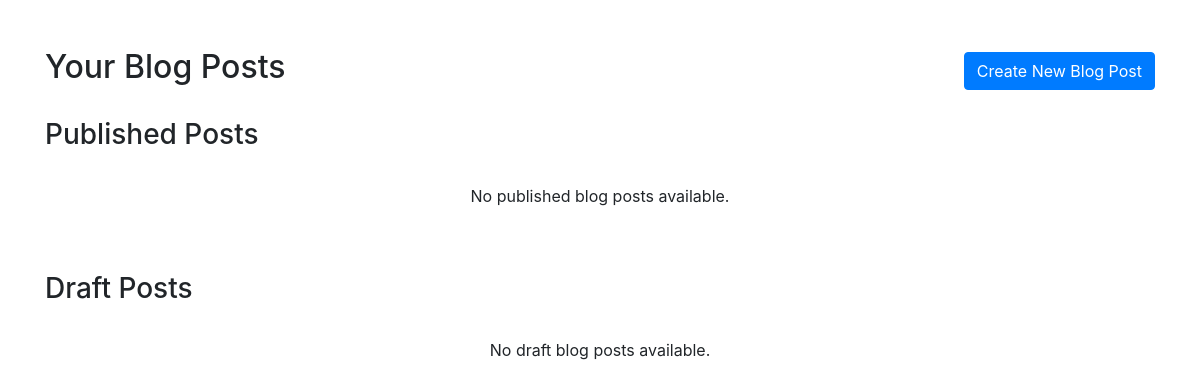
The app's page /doctor-blogs/ (signed in), older data.
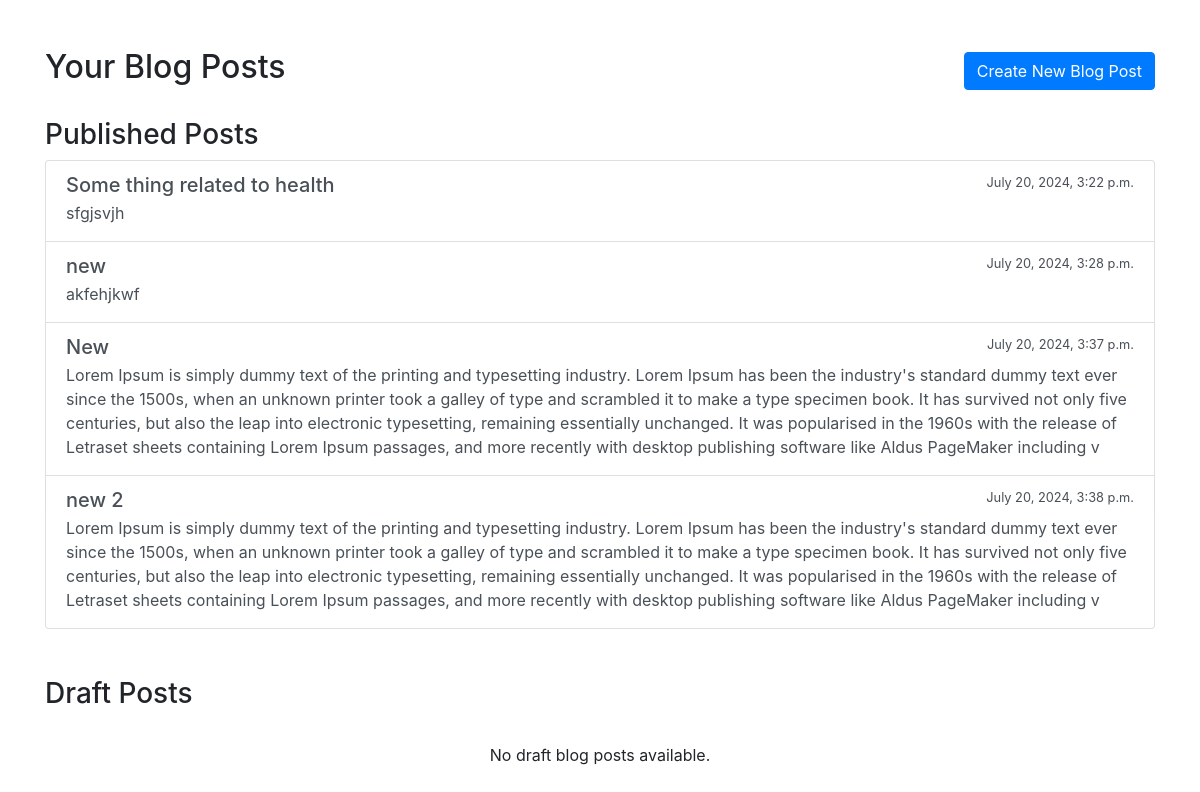
The same page, newer data.
### accounts/models.py (models this page shows, shortened)
class BlogPost(models.Model):
    title = models.CharField(max_length=200)
    image = models.ImageField(upload_to='blog_images/')
    category = models.ForeignKey(Category, on_delete=models.CASCADE)
    summary = models.TextField(max_length=500)
    content = models.TextField()
    author = models.ForeignKey(User, on_delete=models.CASCADE)
    draft = models.BooleanField(default=True)
    created_at = models.DateTimeField(auto_now_add=True)
    updated_at = models.DateTimeField(auto_now=True)

### accounts/views.py (the view)
# urls.py: path('doctor-blogs/', doctor_blog_list, name='doctor_blog_list'),
def doctor_blog_list(request):
    if not request.user.is_doctor:
        return HttpResponseForbidden("You are not authorized to view this page.")
    published_posts = BlogPost.objects.filter(author=request.user, draft=False)
    draft_posts = BlogPost.objects.filter(author=request.user, draft=True)
    return render(request, 'doctor_blog_list.html', {
        'published_posts': published_posts,
        'draft_posts': draft_posts
    })

### templates/doctor_blog_list.html (shortened to what this page needs)
<!DOCTYPE html>
<html lang="en">
<head>
    <link href="https://stackpath.bootstrapcdn.com/bootstrap/4.5.2/css/bootstrap.min.css" rel="stylesheet">
</head>
<body>
    <div class="container mt-5">
        <div class="d-flex justify-content-between align-items-center mb-4">
            <h2>Your Blog Posts</h2>
            <a href="{% url 'create_blog_post' %}" class="btn btn-primary">Create New Blog Post</a>
        </div>
        <h3>Published Posts</h3>
        <div class="list-group mb-5">
            {% for post in published_posts %}
                <a href="{% url 'blog_detail' post.id %}" class="list-group-item list-group-item-action">
                    <div class="d-flex w-100 justify-content-between">
                        <h5 class="mb-1">{{ post.title }}</h5>
                        <small>{{ post.created_at|date:"F j, Y, g:i a" }}</small>
                    </div>
                    <p class="mb-1">{{ post.summary }}</p>
                </a>
            {% endfor %}
            {% if not published_posts %}
                <p class="text-center mt-4">No published blog posts available.</p>
            {% endif %}
        </div>
        <h3>Draft Posts</h3>
        <div class="list-group">
            {% if not draft_posts %}
                <p class="text-center mt-4">No draft blog posts available.</p>
            {% endif %}
        </div>
    </div>
</body>
</html>

Row changes from the older to the newer data that the page shows:
added BlogPost: title "Some thing related to health", created_at "July 20, 2024, 3:22 p.m.", summary "sfgjsvjh"
added BlogPost: title "new", created_at "July 20, 2024, 3:28 p.m.", summary "akfehjkwf"
added BlogPost: title "New", created_at "July 20, 2024, 3:37 p.m.", summary "Lorem Ipsum is simply dummy text of the printing and typesetting industry. Lorem Ipsum has been the industry's standard dummy text ever since the 1500s, when an unknown printer took a galley of type and scrambled it to make a type specimen book. It has survived not only five centuries, but also the leap into electronic typesetting, remaining essentially unchanged. It was popularised in the 1960s with the release of Letraset sheets containing Lorem Ipsum passages, and more recently with desktop publishing software like Aldus PageMaker including v"
added BlogPost: title "new 2", created_at "July 20, 2024, 3:38 p.m.", summary "Lorem Ipsum is simply dummy text of the printing and typesetting industry. Lorem Ipsum has been the industry's standard dummy text ever since the 1500s, when an unknown printer took a galley of type and scrambled it to make a type specimen book. It has survived not only five centuries, but also the leap into electronic typesetting, remaining essentially unchanged. It was popularised in the 1960s with the release of Letraset sheets containing Lorem Ipsum passages, and more recently with desktop publishing software like Aldus PageMaker including v"
Text that changed along with them:
text no longer shown: "No published blog posts available."
